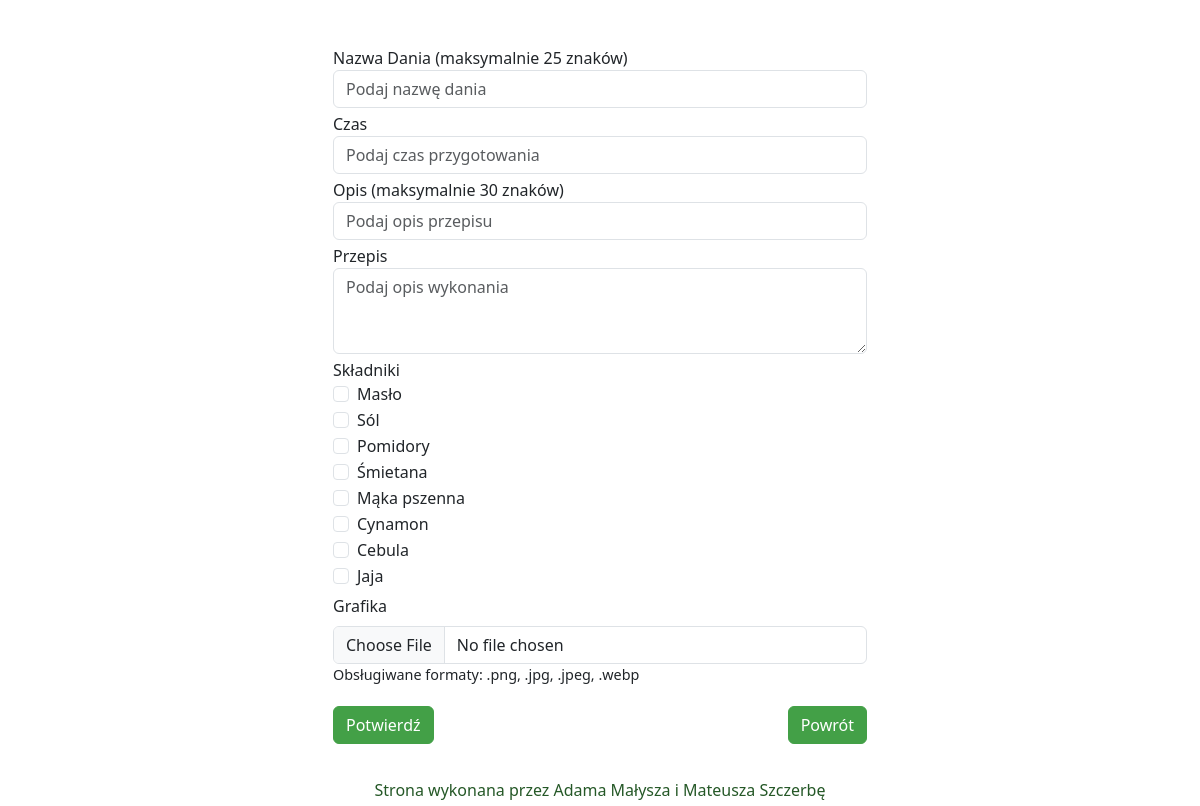
The app's page /admin/przepisy (signed in) with its own data.
### website/models.py (models this page shows)
class Ingredient(db.Model):
    id = db.Column(db.Integer, primary_key=True,autoincrement=True)
    name = db.Column(db.String(100))
    category = db.Column(db.Integer)

### website/admin.py (the view, shortened to what this page needs)
@admin.route('/przepisy', methods=['POST', 'GET'])
def Dishes():
    if current_user.is_authenticated:
        if db.session.query(Ingredient).count() >= 1:
            ingredients = db.session.query(Ingredient)
        else:
            ingredients = None
            flash("By dodać danie trzeba najpierw wprowadzić składniki!", category="error")
            return redirect('/admin')
        return render_template('przepisy.html', skladniki=ingredients)

### website/Templates/przepisy.html (shortened to what this page needs)
{% extends "base.html" %}
{% block content %}
<div class="container w-50 admin-50">
       <form method="POST" enctype="multipart/form-data">
              <label for="name">Nazwa Dania (maksymalnie 25 znaków)</label>
              <input type="text" class="mb-1 form-control" id="name" name="name" placeholder="Podaj nazwę dania"
                     required="required" maxlength="25" />
              <label for="Time">Czas</label>
              <input type="text" class="mb-1 form-control" id="czas" name="czas" placeholder="Podaj czas przygotowania"
                     required="required" />
              <label for="opis">Opis (maksymalnie 30 znaków)</label>
              <input type="text" class="mb-1 form-control" id="opis" name="opis" placeholder="Podaj opis przepisu"
                     required="required" maxlength="30" />
              <label for="przepis">Przepis</label>
              <textarea class="mb-1 form-control" id="przepis" name="przepis" placeholder="Podaj opis wykonania"
                     required="required" rows="3"></textarea>
              <label for="lista">Składniki</label>
              {% for skladnik in skladniki %}
              <div class="form-check">
                     <label class="form-check-label">
                            <input class="form-check-input" type="checkbox" value="{{skladnik.id}}" id="lista"
                                   name="lista">
                            {{skladnik.name}}</label>
              </div>
              {% endfor %}
              <label for="formFile" class="mt-1 form-label">Grafika</label>
              <input class="form-control" type="file" id="grafika" name="grafika"
                     accept="image/png, image/jpg, image/jpeg, image/webp" required="required">
              <p style="font-size: 0.9rem;">Obsługiwane formaty: .png, .jpg, .jpeg, .webp</p>
              <div class="row">
                     <div class="col-6">
                            <button type="submit" class="mt-1 btn btn-primary">Potwierdź</button>
                     </div>
       </form>
       <div class="col-6">
              <a class="mt-1 btn btn-primary btn-return float-end" role="button" href="/admin">Powrót</a>
       </div>
</div>
{% endblock %}

### website/static/css/styles.css (style rules this page uses)
body { background-color: #ffffff; padding-bottom: 5vh; }
.btn-primary { --bs-btn-bg: #43a047; --bs-btn-border-color: #43a047; --bs-btn-hover-bg: #3b8e3f; --bs-btn-hover-border-color: #347c37; --bs-btn-active-bg: #347c37; --bs-btn-active-border-color: #2c6a2f; --bs-btn-disabled-bg: #43a047; --bs-btn-disabled-border-color: #43a047; }
.admin-25, .admin-50, .admin-75 { height: auto; display: block; }
.admin-50, .admin-75 { margin: 2% auto; }

### records on screen
Ingredient: name "Masło"
Ingredient: name "Sól"
Ingredient: name "Pomidory"
Ingredient: name "Śmietana"
Ingredient: name "Mąka pszenna"
Ingredient: name "Cynamon"
Ingredient: name "Cebula"
Ingredient: name "Jaja"
